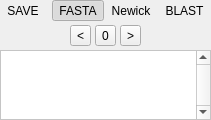
  <widget class="QDockWidget" name="DOCK_SELECTION">
   <property name="windowTitle">
    <string>Data</string>
   </property>
   <attribute name="dockWidgetArea">
    <number>1</number>
   </attribute>
   <widget class="QWidget" name="dockWidgetContents_6">
    <layout class="QVBoxLayout" name="verticalLayout">
     <property name="spacing">
      <number>4</number>
     </property>
     <property name="leftMargin">
      <number>0</number>
     </property>
     <property name="topMargin">
      <number>0</number>
     </property>
     <property name="rightMargin">
      <number>0</number>
     </property>
     <property name="bottomMargin">
      <number>0</number>
     </property>
     <item>
      <layout class="QHBoxLayout" name="horizontalLayout_4">
       <item>
        <widget class="QToolButton" name="BTN_DATA_SAVE">
         <property name="sizePolicy">
          <sizepolicy hsizetype="Expanding" vsizetype="Fixed">
           <horstretch>0</horstretch>
           <verstretch>0</verstretch>
          </sizepolicy>
         </property>
         <property name="text">
          <string>SAVE</string>
         </property>
         <property name="icon">
          <iconset resource="../resources.qrc">
           <normaloff>:/Images/Resources/save-file.svg</normaloff>:/Images/Resources/save-file.svg</iconset>
         </property>
         <property name="toolButtonStyle">
          <enum>Qt::ToolButtonTextBesideIcon</enum>
         </property>
         <property name="autoRaise">
          <bool>true</bool>
         </property>
        </widget>
       </item>
       <item>
        <spacer name="horizontalSpacer_3">
         <property name="orientation">
          <enum>Qt::Horizontal</enum>
         </property>
         <property name="sizeHint" stdset="0">
          <size>
           <width>2</width>
           <height>20</height>
          </size>
         </property>
        </spacer>
       </item>
       <item>
        <layout class="QHBoxLayout" name="horizontalLayout_5">
         <property name="spacing">
          <number>0</number>
         </property>
         <item>
          <widget class="QToolButton" name="CHKBTN_DATA_FASTA">
           <property name="sizePolicy">
            <sizepolicy hsizetype="Expanding" vsizetype="Fixed">
             <horstretch>0</horstretch>
             <verstretch>0</verstretch>
            </sizepolicy>
           </property>
           <property name="toolTip">
            <string>FASTA</string>
           </property>
           <property name="text">
            <string>FASTA</string>
           </property>
           <property name="icon">
            <iconset resource="../resources.qrc">
             <normaloff>:/Images/Resources/sequence.svg</normaloff>:/Images/Resources/sequence.svg</iconset>
           </property>
           <property name="checkable">
            <bool>true</bool>
           </property>
           <property name="checked">
            <bool>true</bool>
           </property>
           <property name="autoExclusive">
            <bool>true</bool>
           </property>
           <property name="toolButtonStyle">
            <enum>Qt::ToolButtonIconOnly</enum>
           </property>
           <property name="autoRaise">
            <bool>true</bool>
           </property>
          </widget>
         </item>
         <item>
          <widget class="QToolButton" name="CHKBTN_DATA_NEWICK">
           <property name="sizePolicy">
            <sizepolicy hsizetype="Expanding" vsizetype="Fixed">
             <horstretch>0</horstretch>
             <verstretch>0</verstretch>
            </sizepolicy>
           </property>
           <property name="toolTip">
            <string>Newick</string>
           </property>
           <property name="text">
            <string>Newick</string>
           </property>
           <property name="icon">
            <iconset resource="../resources.qrc">
             <normaloff>:/Images/Resources/tree.svg</normaloff>:/Images/Resources/tree.svg</iconset>
           </property>
           <property name="checkable">
            <bool>true</bool>
           </property>
           <property name="autoExclusive">
            <bool>true</bool>
           </property>
           <property name="toolButtonStyle">
            <enum>Qt::ToolButtonIconOnly</enum>
           </property>
           <property name="autoRaise">
            <bool>true</bool>
           </property>
          </widget>
         </item>
         <item>
          <widget class="QToolButton" name="CHKBTN_DATA_BLAST">
           <property name="sizePolicy">
            <sizepolicy hsizetype="Expanding" vsizetype="Fixed">
             <horstretch>0</horstretch>
             <verstretch>0</verstretch>
            </sizepolicy>
           </property>
           <property name="toolTip">
            <string>BLAST</string>
           </property>
           <property name="text">
            <string>BLAST</string>
           </property>
           <property name="icon">
            <iconset resource="../resources.qrc">
             <normaloff>:/Images/Resources/align.svg</normaloff>:/Images/Resources/align.svg</iconset>
           </property>
           <property name="checkable">
            <bool>true</bool>
           </property>
           <property name="autoExclusive">
            <bool>true</bool>
           </property>
           <property name="toolButtonStyle">
            <enum>Qt::ToolButtonIconOnly</enum>
           </property>
           <property name="autoRaise">
            <bool>true</bool>
           </property>
          </widget>
         </item>
        </layout>
       </item>
      </layout>
     </item>
     <item>
      <layout class="QHBoxLayout" name="horizontalLayout_3">
       <item>
        <spacer name="horizontalSpacer_4">
         <property name="orientation">
          <enum>Qt::Horizontal</enum>
         </property>
         <property name="sizeHint" stdset="0">
          <size>
           <width>40</width>
           <height>20</height>
          </size>
         </property>
        </spacer>
       </item>
       <item>
        <widget class="QToolButton" name="BTN_SELMASK_PREV">
         <property name="toolTip">
          <string>Highlight previous</string>
         </property>
         <property name="text">
          <string>&lt;</string>
         </property>
        </widget>
       </item>
       <item>
        <widget class="QToolButton" name="BTN_SELMASK_ALL">
         <property name="toolTip">
          <string>Highlight all</string>
         </property>
         <property name="text">
          <string>0</string>
         </property>
        </widget>
       </item>
       <item>
        <widget class="QToolButton" name="BTN_SELMASK_NEXT">
         <property name="toolTip">
          <string>Highlight next</string>
         </property>
         <property name="text">
          <string>&gt;</string>
         </property>
        </widget>
       </item>
       <item>
        <spacer name="horizontalSpacer_5">
         <property name="orientation">
          <enum>Qt::Horizontal</enum>
         </property>
         <property name="sizeHint" stdset="0">
          <size>
           <width>40</width>
           <height>20</height>
          </size>
         </property>
        </spacer>
       </item>
      </layout>
     </item>
     <item>
      <widget class="QScrollArea" name="scrollArea">
       <property name="palette">
        <palette>
         <active>
          <colorrole role="Base">
           <brush brushstyle="SolidPattern">
            <color alpha="255">
             <red>255</red>
             <green>255</green>
             <blue>255</blue>
            </color>
           </brush>
          </colorrole>
          <colorrole role="Window">
           <brush brushstyle="SolidPattern">
            <color alpha="255">
             <red>255</red>
             <green>255</green>
             <blue>255</blue>
            </color>
           </brush>
          </colorrole>
         </active>
         <inactive>
          <colorrole role="Base">
           <brush brushstyle="SolidPattern">
            <color alpha="255">
             <red>255</red>
             <green>255</green>
             <blue>255</blue>
            </color>
           </brush>
          </colorrole>
          <colorrole role="Window">
           <brush brushstyle="SolidPattern">
            <color alpha="255">
             <red>255</red>
             <green>255</green>
             <blue>255</blue>
            </color>
           </brush>
          </colorrole>
         </inactive>
         <disabled>
          <colorrole role="Base">
           <brush brushstyle="SolidPattern">
            <color alpha="255">
             <red>255</red>
             <green>255</green>
             <blue>255</blue>
            </color>
           </brush>
          </colorrole>
          <colorrole role="Window">
           <brush brushstyle="SolidPattern">
            <color alpha="255">
             <red>255</red>
             <green>255</green>
             <blue>255</blue>
            </color>
           </brush>
          </colorrole>
         </disabled>
        </palette>
       </property>
       <property name="verticalScrollBarPolicy">
        <enum>Qt::ScrollBarAlwaysOn</enum>
       </property>
       <property name="horizontalScrollBarPolicy">
        <enum>Qt::ScrollBarAlwaysOff</enum>
       </property>
       <property name="widgetResizable">
        <bool>true</bool>
       </property>
       <widget class="QWidget" name="SCR_AREA">
        <property name="geometry">
         <rect>
          <x>0</x>
          <y>0</y>
          <width>170</width>
          <height>777</height>
         </rect>
        </property>
        <layout class="QVBoxLayout" name="verticalLayout_8"/>
       </widget>
      </widget>
     </item>
    </layout>
   </widget>
  </widget>
